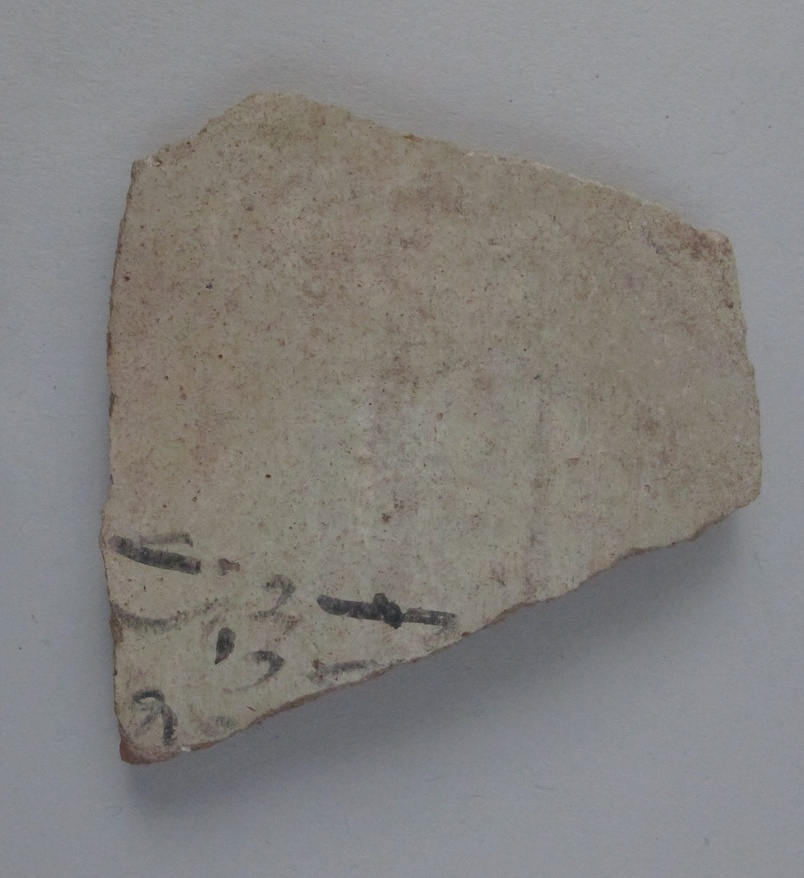
#> input picture Python/original-1-7.JPG, 804 x 878 px, shrunk from 2225 x 2430 before the run, found by its file name
$ python segmentation.py
#> lines starting #> are read from the running program, lines starting #| are printed output that depends on the picture; after the words box and inside, x2 and y2 are one past the last pixel; in counts of white or black regions, pixels touching at a corner belong together
#> further down, img is the input picture: shape (878, 804, 3); mean B, G, R 127.4, 129.6, 131.9
import cv2
import numpy as np
import json
import os
import matplotlib.pyplot as plt
from sklearn.cluster import KMeans
from scipy.stats import mode

def find_contour(mask, debug=False):
    # find all contours
    contours, _ = cv2.findContours(mask, cv2.RETR_EXTERNAL, cv2.CHAIN_APPROX_SIMPLE)
    if debug:
        print(f"  Found {len(contours)} contour(s)")
    assert len(contours) > 0, "No contours found — boundary detection failed."

    # get largest contour and fill it in
    largest_contour = max(contours, key=cv2.contourArea)
    filled_mask = np.zeros_like(mask)
    cv2.drawContours(filled_mask, [largest_contour], -1, 255, thickness=cv2.FILLED)

    contour_line = np.zeros_like(mask)
    cv2.drawContours(contour_line, [largest_contour], -1, 255, thickness=2)

    if debug:
        # draw contour on img
        if len(mask.shape) == 2:
            outline = cv2.cvtColor(mask, cv2.COLOR_GRAY2BGR)
        else:
            outline = mask.copy()
        cv2.drawContours(outline, [largest_contour], -1, (0, 0, 255), 2)

        cv2.imshow("Original", mask)
        cv2.imshow("Boundary mask (raw)", mask)
        cv2.imshow("Largest Contour Filled Mask", filled_mask)
        cv2.imshow("Largest Contour Outlined", outline)
        cv2.waitKey(0)
        cv2.destroyAllWindows()

    return contour_line, filled_mask

# [79 lines left out: functions kmeans_segment, segment_hsv, not called in this run]

def segment_saturation(img, thresh_adjust:int=0, debug=False):
#> called with thresh_adjust = -10, debug = True
    hsv_image = cv2.cvtColor(img, cv2.COLOR_BGR2HSV)
#> hsv_image: shape (878, 804, 3); mean H, S, V 68.5, 22.5, 135.5
    saturation = hsv_image[:, :, 1]
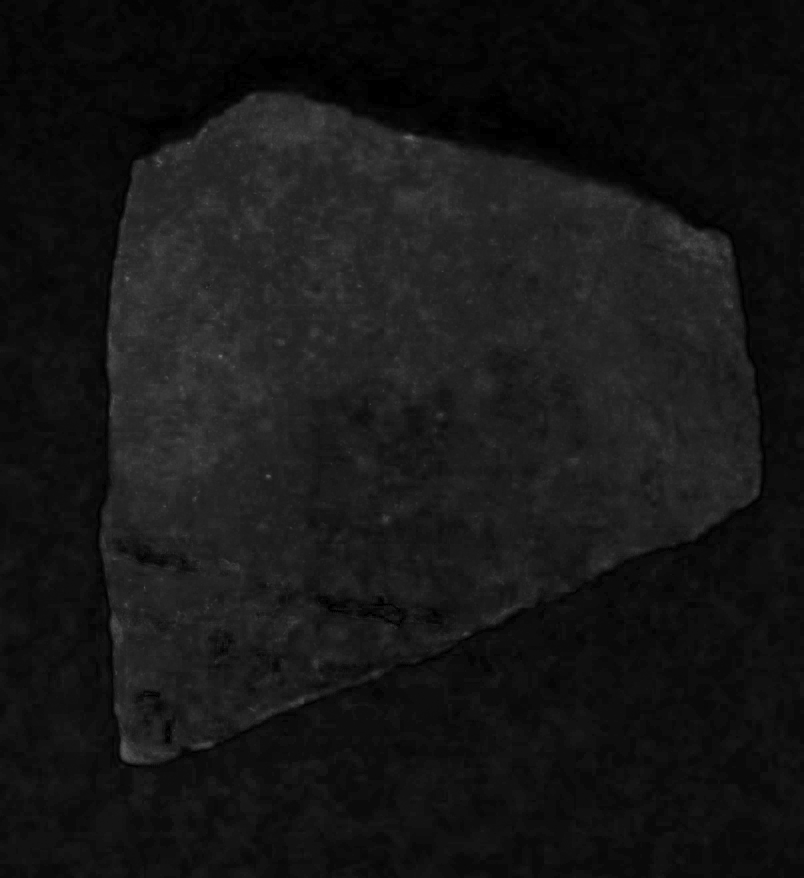
#> saturation: shape (878, 804); min 0, max 117, mean 22.5
    otsu_thresh, binary = cv2.threshold(saturation, 0, 255, cv2.THRESH_BINARY + cv2.THRESH_OTSU)
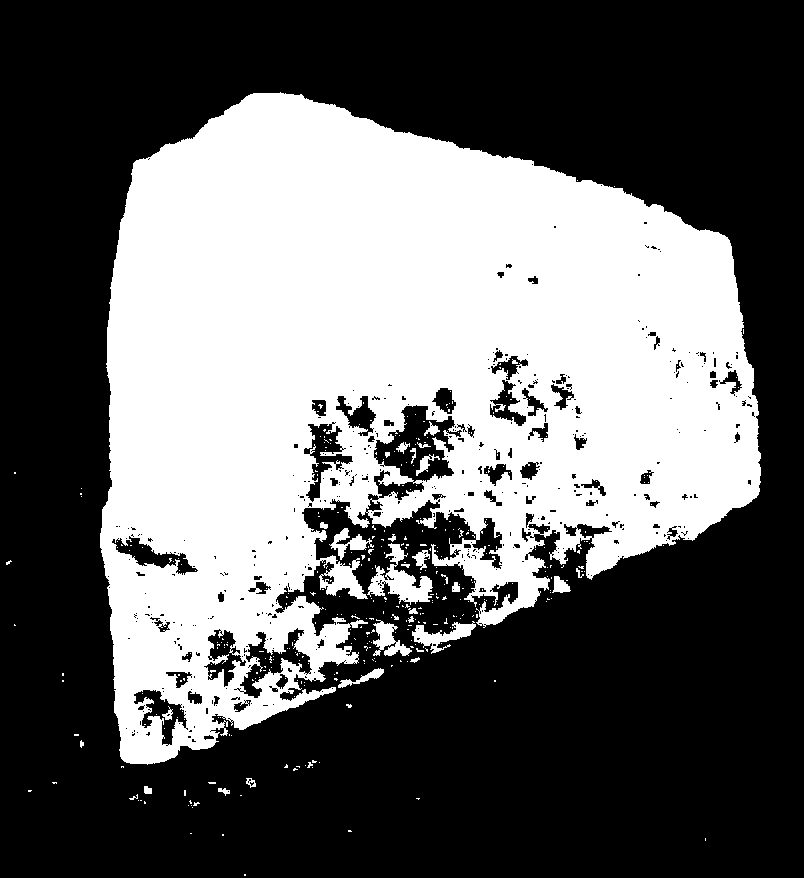
#> binary: shape (878, 804); 39.1% white; 380 white regions (349 under 20 px), largest, box (x1, y1, x2, y2) and area: (100, 92, 761, 765) 269459, (367, 543, 433, 605) 1603, (412, 621, 476, 654) 813
#> otsu_thresh = 25
    manual_thresh = np.clip(otsu_thresh + thresh_adjust, 0, 255)
#> manual_thresh = 15
    _, binary = cv2.threshold(saturation, manual_thresh, 255, cv2.THRESH_BINARY)
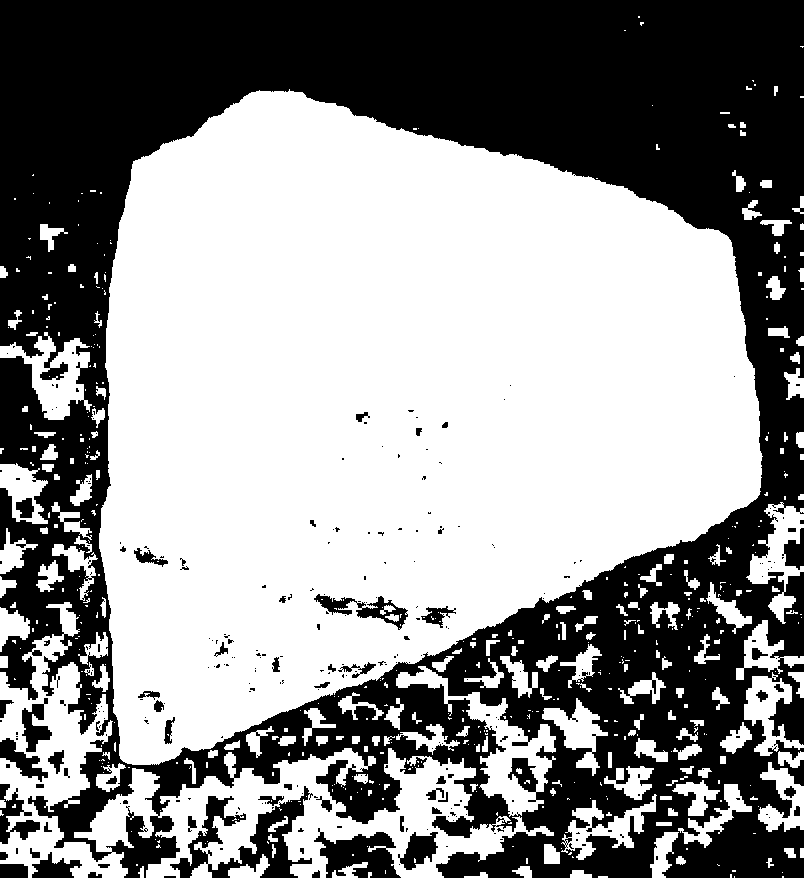
#> binary: shape (878, 804); 56.9% white; 277 black regions (214 under 20 px)

    if debug:
        fig, axes = plt.subplots(ncols=3, figsize=(12, 4))
        ax = axes.ravel()

        ax[0].imshow(saturation, cmap='gray')
        ax[0].set_title('Saturation Channel')
        ax[0].axis('off')

        ax[1].hist(saturation.ravel(), bins=256)
        ax[1].axvline(_, color='r', linestyle='--')  # Threshold value
        ax[1].set_title('Histogram')

        ax[2].imshow(binary, cmap='gray')
        ax[2].set_title('Thresholded')
        ax[2].axis('off')

        plt.tight_layout()
        plt.show()
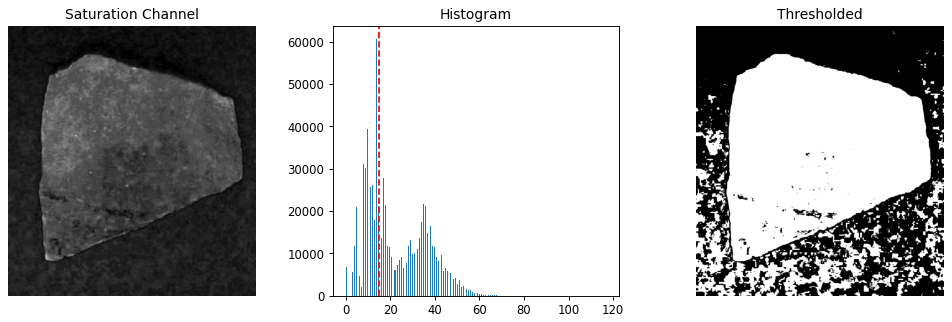
#> figure drawn by matplotlib, 3 panels; panel 2: tallest bar 60696 high, from x = 13.71 to 14.17
    return binary

# [30 lines left out: function segment_otsu, not called in this run]

def process_single(img, method="color", thresh_adjust=0, debug=True):
    if method=="saturation":
        segmented = segment_saturation(img, thresh_adjust, debug=debug)
    elif method=="kmeans":
        segmented = segment_hsv(img, debug=debug)
    elif method=="otsu":
        segmented = segment_otsu(img, thresh_adjust=60, debug=debug)
    else:
        print("invalid method")
        return
    if debug:
        cv2.imshow("new mask", segmented)
        # cv2.imwrite("mask.png",mask)
        cv2.waitKey(0)
        cv2.destroyAllWindows()

    contour_line, mask = find_contour(segmented)
#> in find_contour, `contours, _ = cv2.findContours(mask, cv2.RETR_EXTERNAL, cv2.CHAIN_APPR..`: contours = 500 contours, 357 with area under 20; largest, box (x1, y1, x2, y2) and area: (99, 89, 763, 765) 316460, (0, 602, 554, 878) 38238, (396, 666, 556, 817) 5724, (0, 332, 92, 420) 3391, (746, 502, 804, 624) 2578
#> in find_contour, `largest_contour = max(contours, key=cv2.contourArea)`: largest_contour = contour of 1113 points, box (x1, y1, x2, y2) (99, 89, 763, 765), area 316460
#> in find_contour, `cv2.drawContours(filled_mask, [largest_contour], -1, 255, thickness=cv..`:
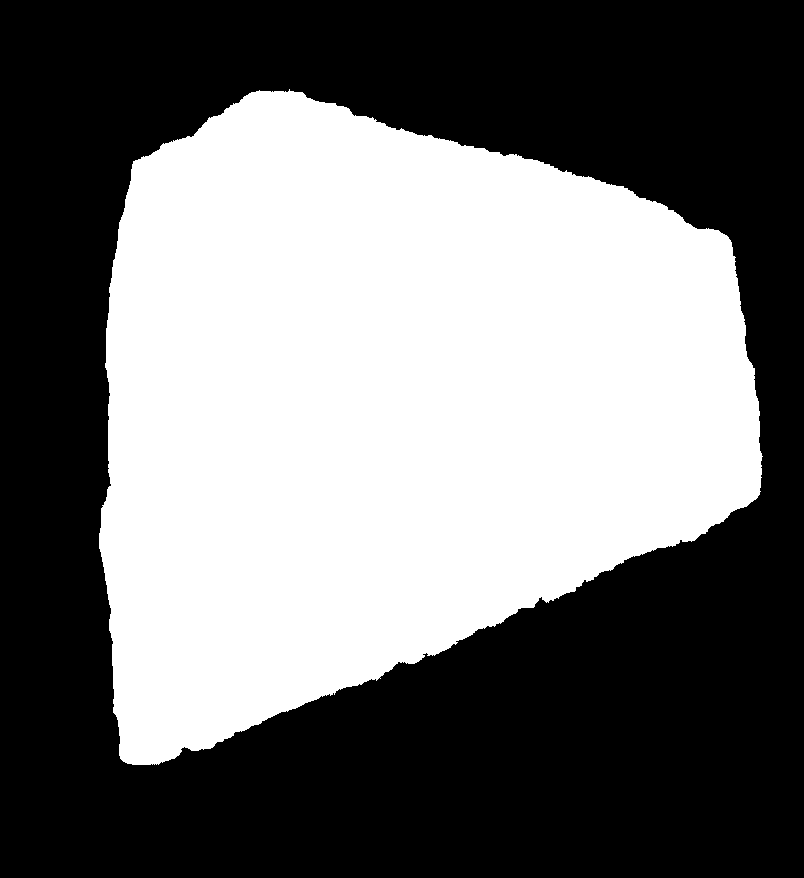
#> filled_mask: shape (878, 804); 45% white; 1 white region, box (x1, y1, x2, y2) and area: (99, 89, 763, 765) 317567
#> in find_contour, `cv2.drawContours(contour_line, [largest_contour], -1, 255, thickness=2)`:
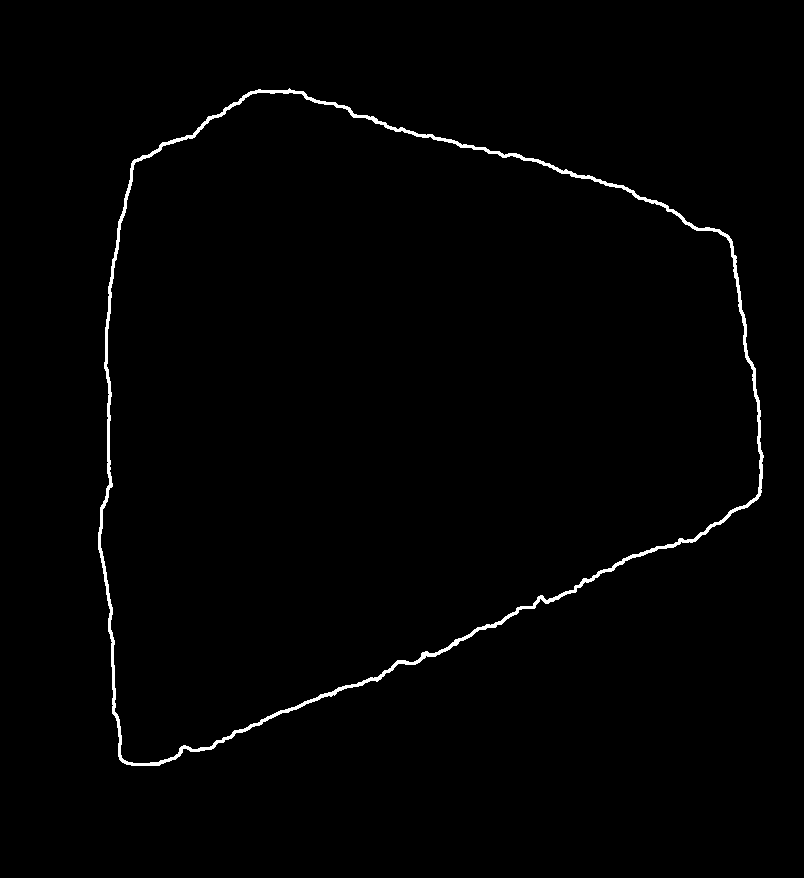
#> contour_line: shape (878, 804); 1.1% white; 1 white region, box (x1, y1, x2, y2) and area: (98, 88, 764, 766) 7894

    if debug:
        cv2.imshow("new mask", mask)
        cv2.imwrite("mask.png",mask)
        cv2.waitKey(0)
        cv2.destroyAllWindows()

    # Extract object
    result = cv2.bitwise_and(img, img, mask=mask)
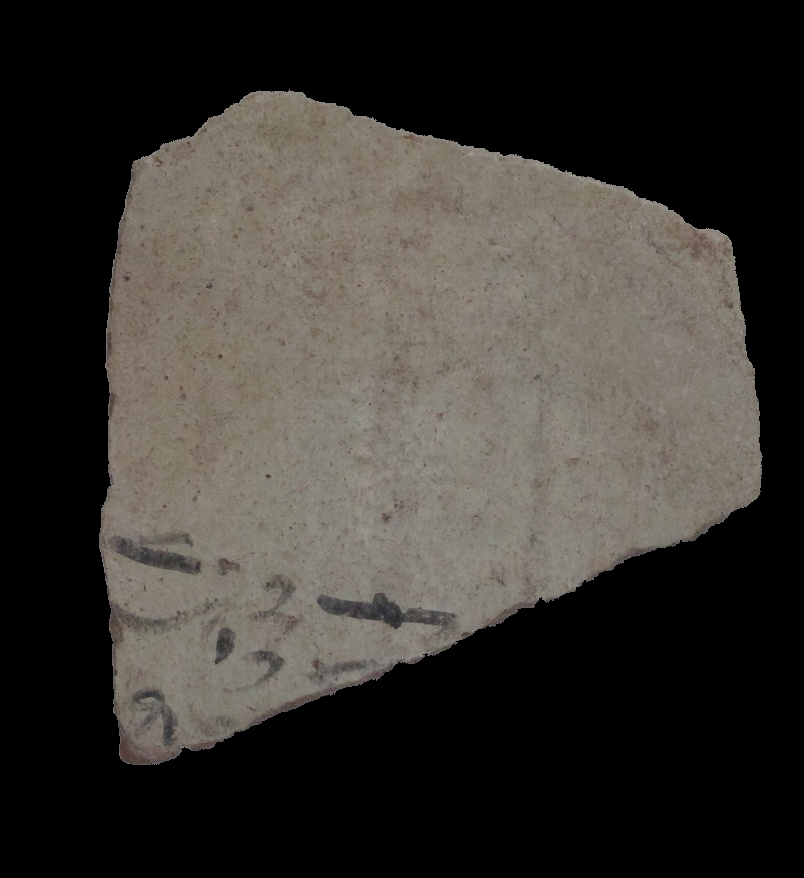
#> result: shape (878, 804, 3); mean B, G, R 49.9, 54.6, 57.9
    if debug:
        cv2.imshow("Segmented object", result)
        # cv2.imwrite("segmented.png",result)
        cv2.waitKey(0)
        cv2.destroyAllWindows()

if __name__ == "__main__":
    # img_file = "./image_stitching/data/mma_krater/Screenshot 2025-12-11 at 5.25.52 PM.png"
    # img_file = "./image_stitching/data/heidelberg/1.png"
    img_file = "./facsimile/data/test30_imgs/original-1-7.JPG"
    img = cv2.imread(img_file)
    # print(img)
    process_single(img, method="saturation", thresh_adjust=-10, debug=True)
